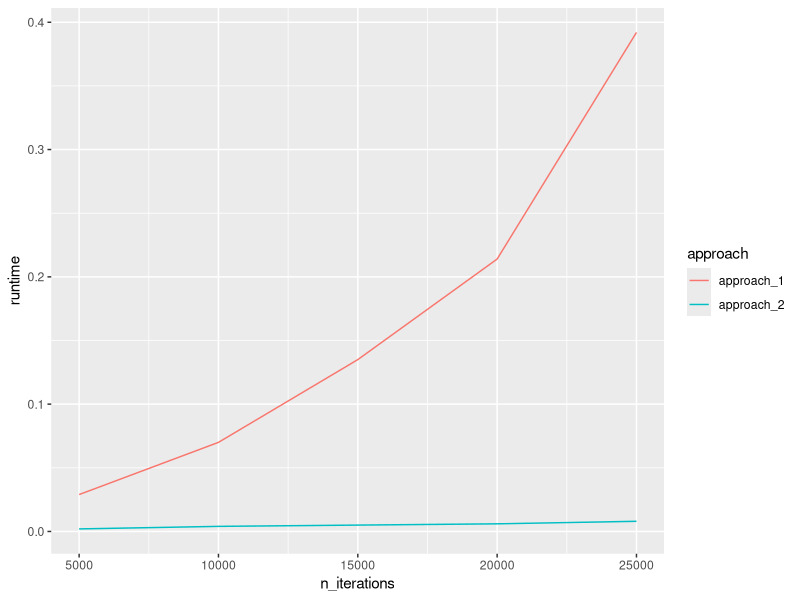

Generate this figure with R:
## ---- chunk 1
library(tidyverse)
## ---- chunk 2
method1 <- x <- 1:1000
y <- 11:2000
z <- NULL
for (i in 1:length(x)){
  z <- c(z, x[i] + y[i])
}
z
## ---- chunk 3
methods2 <- x <- 1:1000
y <- 11:2000
z <- vector(mode = "double", length=10)
for (i in 1:length(x)){
  z[i] <- x[i] + y[i]
}
z
## ---- chunk 4

## ---- chunk 5
n_iterations <- (1:5)*5000
approach_1 <- vector("double", length(n_iterations))
approach_2 <- vector("double", length(n_iterations))

for (i in 1:length(n_iterations)){
  n <- n_iterations[i]
  vector_of_1 <- NULL
  approach_1[i] <- system.time(
    for (j in 1:n){
      vector_of_1 <- c(vector_of_1, 1)
    }
  )[3]
  vector_of_1 <- vector(mode = "double", length=n)
  approach_2[i] <- system.time(
    for (j in 1:n){
      vector_of_1[j] <- 1
    }
  )[3]
}

tibble(n_iterations, approach_1, approach_2) |>
  pivot_longer(2:3, names_to = "approach", values_to = "runtime") |>
  ggplot(aes(x=n_iterations, y=runtime, color=approach)) +
  geom_line()
